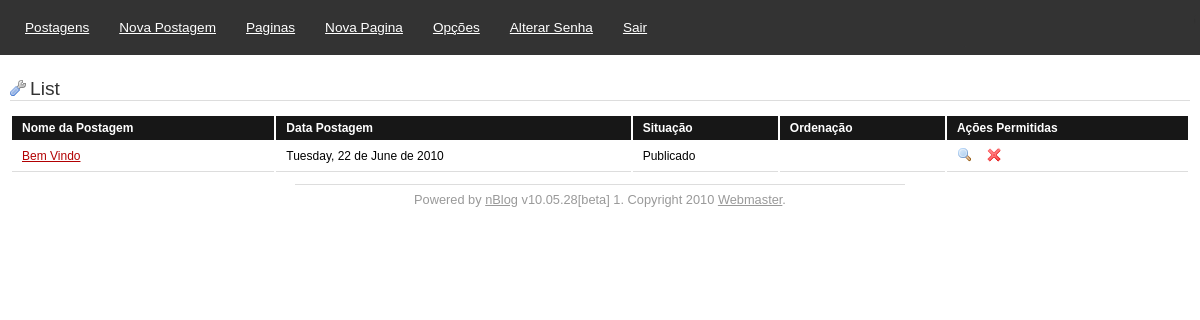
The page /adm/admin.php?mode=list (signed in) on the database its author committed.
### tables this page shows
CREATE TABLE `postagens` (
  `codigo` int(11) NOT NULL auto_increment,
  `slug` varchar(255) NOT NULL default '',
  `titulo` varchar(255) NOT NULL default '',
  `conteudo` longtext NOT NULL,
  `pagina` int(1) NOT NULL default '0',
  `menu` int(1) NOT NULL default '0',
  `paginaini` int(1) NOT NULL default '0',
  `data` int(20) NOT NULL default '0',
  `publicado` int(1) NOT NULL default '0',
  `link` varchar(20) default '',
  `ordem` char(3) default NULL,
  PRIMARY KEY  (`codigo`)
);

### adm/admin.php (called while the page is built, shortened)
<?php
include(PATH . 'includes/functions.php');
include(PATH . 'includes/versao.php');
$config = nb_config();
$mode = mysql_real_escape_string($_GET['mode']);
$header = ($mode == 'login') ? 'simple-header.php' : 'header.php';
include($header);
include('index.php');
include('footer.php');
?>

### includes/functions.php (called while the page is built, shortened)
<?php
function nb_config()
{
	$sql = mysql_query("SELECT * FROM `config`");
	$config = array();
	while($row = mysql_fetch_array($sql))
	{
		$config[$row['nome']] = $row['valor'];
	}
	return $config;
}
?>

### includes/versao.php (called while the page is built, shortened)
<?
$versao = 'v'._DEV_LEVEL.'['._CODENAME.'] '._RELEASE.'';
?>

### adm/index.php (the view, shortened to what this page needs)
<?php
switch($mode)
{
	default:
	case 'lista_postagens':
		$result = mysql_query('SELECT * FROM `postagens` Where `pagina` = 0 Order by `data` DESC') or die(mysql_error());
		while($row = mysql_fetch_assoc($result))
		{
			$published = ($row['publicado'] == 1) ? ''._POSTPUB.'' : ''._POSTNOTPUB.'';
			$preview_link = ($row['publicado'] == 1) ? "<a href=\"../{$config['arquivo-index']}?post={$row['slug']}\"><img src=\"images/view.png\" alt=\""._VIEWPOST."\"/></a>&nbsp;&nbsp;&nbsp;" : '';
			$post_list .= "<tr>
								<td><a href=\"admin.php?mode=edita_postagem&codigo={$row['codigo']}\">{$row['titulo']}</a></td>
								<td>" . strftime($config['formato-data'], $row['data']) . "</td>
								<td>{$published}</td>
                                <td></td>
								<td>
								{$preview_link}
								<a href=\"admin.php?mode=apaga&codigo={$row['codigo']}\" onclick=\"return confirm_dialog('admin.php?mode=delete&codigo={$row['codigo']}', '"._REMOVPOSTMSG."')\"><img src=\"images/delete.png\" alt=\""._REMOVPOST."\" /></a>
								</td>
							</tr>";
		}
		include('list.php');
	break;
}
?>

### adm/header.php (shortened to what this page needs)
<!DOCTYPE html PUBLIC "-//W3C//DTD XHTML 1.0 Transitional//EN" "http://www.w3.org/TR/xhtml1/DTD/xhtml1-transitional.dtd">
<html xmlns="http://www.w3.org/1999/xhtml">
<head>
<link rel="stylesheet" href="images/styles.css" type="text/css" />
</head>
<body>
<? include(PATH . 'includes/languages/'.$lang.'/admin.php'); ?>
<div class="navigation">
	<ul>
		<li><a href="admin.php?mode=lista_postagem"><?echo _POST;?></a></li>
		<li><a href="admin.php?mode=adiciona_postagem"><?echo _NEWPOST;?></a></li>
		<li><a href="admin.php?mode=lista_paginas"><?echo _PAGINA;?></a></li>
		<li><a href="admin.php?mode=adiciona_pagina"><?echo _NEWPAGINA;?></a></li>
		<li><a href="admin.php?mode=opcoes"><?echo _OPTIONS;?></a></li>
		<li><a href="admin.php?mode=senha"><?echo _CHANGEPASS;?></a></li>
		<li><a href="admin.php?mode=logout" onclick="return confirm_dialog('admin.php?mode=logout', '<?=_MSGLOGOUT?>');"><?=_LOGOUT?></a></li>
	</ul>
	<br class="clear" />
</div>

### adm/list.php
<div class="page">
	<h1 class="edit"><?=ucfirst($mode)?></h1>
	<table>
		<tr>
			<th><?=_POSTNAME?></th>
			<th><?=_POSTDATE?></th>
			<th><?=_POSTSTATUS?></th>
            <th><?=_POSTORDEM?></th>
			<th><?=_POSTACITONS?></th>
		</tr>
		<?=$post_list?>
	</table>
</div>

### adm/footer.php
<div class="footer">
	<p>Powered by <a href="http://www.xxx.com.br">nBlog</a> <?=$versao?>. Copyright 2010 <a href="http://www.xxxxxx.com.br">Webmaster</a>.</p>
</div>
</body>
</html>

### adm/images/styles.css (style rules this page uses)
body { font-family:"Trebuchet MS", Verdana, Arial; font-size:1.0em; margin:0 auto; padding:0; }
p { font-size:0.9em; color:#333333; line-height:1.6em; font-family:Arial, Helvetica, sans-serif; }
h1 { border-bottom:1px solid #dddddd; font-size:1.2em; font-weight:normal; color:#333333; background-repeat:no-repeat; padding-left:20px; background-position:left 2px; font-family:Arial, Helvetica, sans-serif; }
h1.edit { background-image:url('../images/wrench.png'); }
a img { border:none; }
a { color:#B20002; }
table { font-size:0.75em; width:100%; }
table tr th { background-color:#171717; color:#ffffff; padding:5px 10px; text-align:left; }
table tr td { border-bottom:1px solid #dddddd; padding:5px 10px; }
div.navigation { background-color:#333333; height:45px; color:#ffffff; margin:0 auto; background-image:url('../images/swlogo.png'); background-repeat:no-repeat; background-position:right 5px; padding:5px 0; }
div.navigation ul { list-style-image:none; list-style-position:outside; list-style-type:none; margin:0 0 0 10px; padding:0; text-align:right; }
div.navigation ul li { float:left; margin:0; padding:0; }
div.navigation ul li a { color:#FFFFFF; display:block; text-decoration:underline; font-size:0.85em; padding:15px 15px; }
div.page { padding:10px; margin:0 auto; }
div.footer { border-top:1px solid #dddddd; padding:5px; margin:0 auto; width:50%; }
div.footer p a { color:#999999; }
div.footer p { font-size:0.8em; text-align:center; color:#999999; margin:0; padding:0; }

### rows shown on the page
postagens: titulo "Bem Vindo", data "Tuesday, 22 de June de 2010", publicado "Publicado"

### other values the page prints
_POST "Postagens"
_NEWPOST "Nova Postagem"
_PAGINA "Paginas"
_NEWPAGINA "Nova Pagina"
_OPTIONS "Opções"
_CHANGEPASS "Alterar Senha"
_LOGOUT "Sair"
$mode "List"
_POSTNAME "Nome da Postagem"
_POSTDATE "Data Postagem"
_POSTSTATUS "Situação"
_POSTORDEM "Ordenação"
_POSTACITONS "Ações Permitidas"
$versao "v10.05.28[beta] 1"
